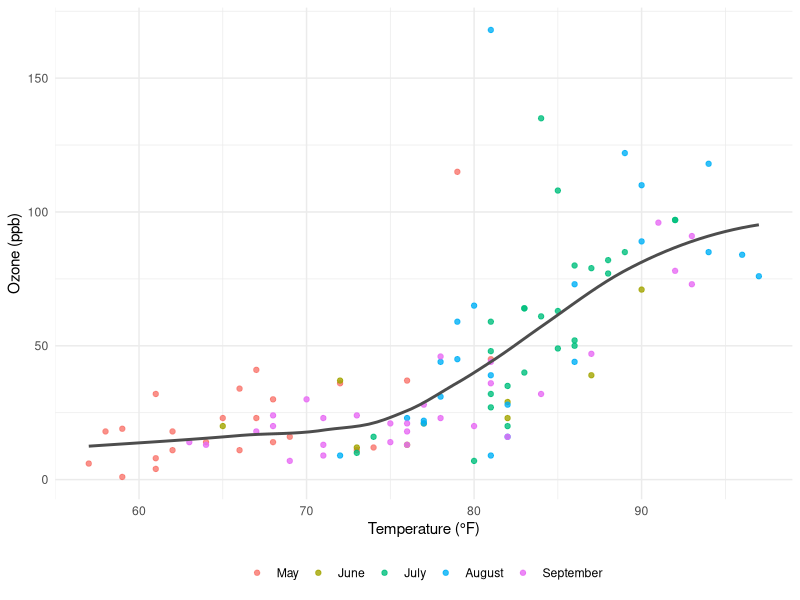
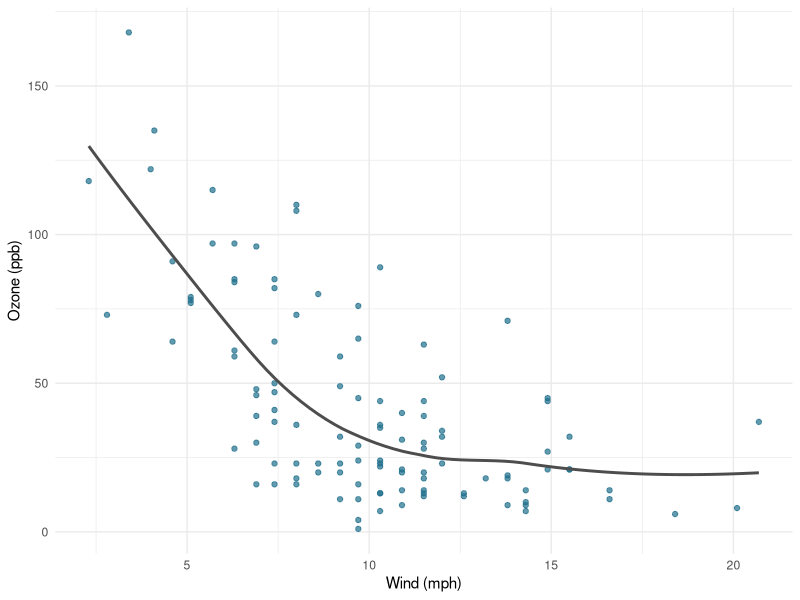
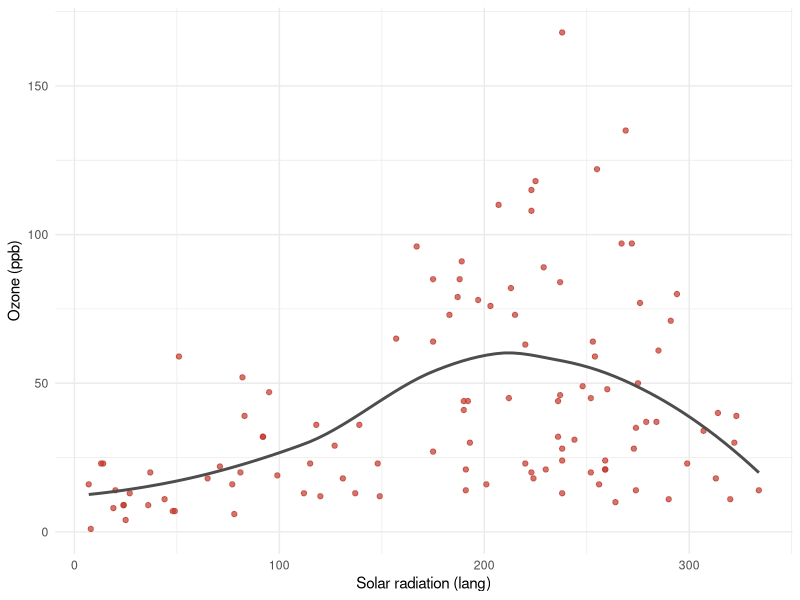

The R script that drew these images, in order:
## ---- chunk 1
#| label: setup
#| include: false
library(knitr)
library(ggplot2)
aq <- na.omit(airquality)
aq$MonthName <- factor(month.name[aq$Month], levels = month.name[5:9])
## ---- chunk 2
#| label: headline-stat
#| output: asis
#| echo: false
i <- which.max(aq$Ozone)
cat("```{=typst}\n",
    "#align(center)[",
    "#block(fill: rgb(\"#fff4e6\"), inset: 12pt, radius: 6pt)[",
    "#text(size: 20pt, weight: \"bold\")[", aq$Ozone[i], " ppb]\n\n",
    "Peak ozone, recorded on ", aq$MonthName[i], " ", aq$Day[i],
    "]]\n```", sep = "")
## ---- chunk 3
#| label: tbl-monthly
#| tbl-cap: "Monthly means of ozone, temperature and wind speed."
monthly <- aggregate(cbind(Ozone, Temp, Wind) ~ MonthName, aq, mean)
names(monthly)[1] <- "Month"
kable(monthly, digits = 1)
## ---- chunk 4
#| label: fig-ozone-temp
#| fig-cap: "Ozone concentration versus daily maximum temperature."
#| fig-width: 6
#| fig-height: 3.5
ggplot(aq, aes(Temp, Ozone)) +
  geom_point(aes(colour = MonthName), alpha = 0.8) +
  geom_smooth(method = "loess", se = FALSE, colour = "grey30",
              formula = y ~ x) +
  labs(x = "Temperature (°F)", y = "Ozone (ppb)", colour = NULL) +
  theme_minimal(base_size = 11) +
  theme(legend.position = "bottom")
## ---- chunk 5
#| label: fig-wind
#| fig-cap: "Wind disperses ozone."
#| fig-height: 4
ggplot(aq, aes(Wind, Ozone)) +
  geom_point(colour = "#1f6f8b", alpha = 0.7) +
  geom_smooth(method = "loess", se = FALSE, colour = "grey30",
              formula = y ~ x) +
  labs(x = "Wind (mph)", y = "Ozone (ppb)") +
  theme_minimal(base_size = 11)
## ---- chunk 6
#| label: fig-solar
#| fig-cap: "Sunlight fuels ozone formation."
#| fig-height: 4
ggplot(aq, aes(Solar.R, Ozone)) +
  geom_point(colour = "#c0392b", alpha = 0.7) +
  geom_smooth(method = "loess", se = FALSE, colour = "grey30",
              formula = y ~ x) +
  labs(x = "Solar radiation (lang)", y = "Ozone (ppb)") +
  theme_minimal(base_size = 11)
